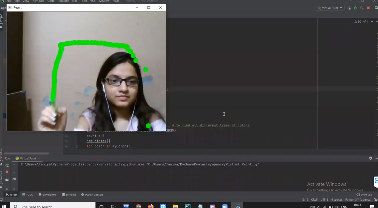
#> input picture vp.PNG, 378 x 208 px, given in place of the camera
$ python 'Virtual Paint.py'
#> lines starting #> are read from the running program, lines starting #| are printed output that depends on the picture; after the words box and inside, x2 and y2 are one past the last pixel; in counts of white or black regions, pixels touching at a corner belong together
#> further down, img is the input picture: shape (208, 378, 3); mean B, G, R 71.8, 73.3, 73.8
import cv2
import numpy as np

frameWidth = 640
frameHeight = 480
cap = cv2.VideoCapture(0) #webcam
cap.set(3,frameWidth) #width
cap.set(4,frameHeight) #height
cap.set(10,150) #control brightness

myColors = [#[0,140,0,97,255,255], #orange
            [39,56,121,80,220,249], #green
            [90,48,0,118,255,255]] #blue
            #[123,78,63,179,224,206]] #red
myColorValues = [#[51,153,255],  # BGR format
                 [0,255,0],
                 [255,0,0]]
                 #[0,0,255]]

myPoints = []  #[x, y, colorId]

def findColor(img,myColors,myColorValues):     # to find all different types of colors
    imgHSV = cv2.cvtColor(img, cv2.COLOR_BGR2HSV)
#> imgHSV: shape (208, 378, 3); mean H, S, V 109, 23.9, 77.1
    count = 0
    newPoints=[]
    for color in myColors:
        lower = np.array(color[0:3])
        upper = np.array(color[3:6])
        mask = cv2.inRange(imgHSV, lower, upper)
        x,y = getContours(mask)
        cv2.circle(imgResult,(x,y),10,myColorValues[count],cv2.FILLED)
        if x!=0 and y!=0:
            newPoints.append([x,y,count])
        count +=1
#> this loop made 2 passes
#> (x, y) on passes 1 to 2: (0, 0), (0, 0)
#> pass 1, in findColor, `mask = cv2.inRange(imgHSV, lower, upper)`:
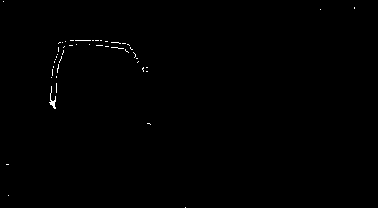
#> mask: shape (208, 378); 0.3% white in thin lines or dots
#> pass 2, in findColor, `mask = cv2.inRange(imgHSV, lower, upper)`:
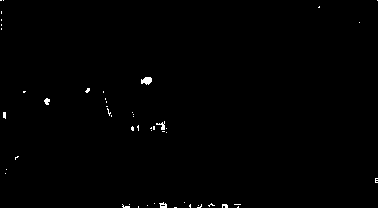
#> mask: shape (208, 378); 0.48% white in thin lines or dots
#> after the loop: imgResult: shape (208, 378, 3); 0.11% of pixels changed, all inside (x1, y1, x2, y2) = (0, 0, 11, 11)
#> after the loop, count = 2; newPoints = []
        #cv2.imshow(str(color[0]),mask)
    return newPoints

def getContours(img):
    contours,hierarchy = cv2.findContours(img,cv2.RETR_EXTERNAL,cv2.CHAIN_APPROX_NONE)
    x,y,w,h = 0,0,0,0
    for cnt in contours:
        area = cv2.contourArea(cnt)
        if area>500:
            #cv2.drawContours(imgResult,cnt,-1,(255,0,0),3)
            peri = cv2.arcLength(cnt,True)
            approx = cv2.approxPolyDP(cnt,0.02*peri,True)
            x, y, w, h = cv2.boundingRect(approx)
    return x+w//2,y

def drawOnCanvas(myPoints,myColorValues):
    for point in myPoints:
        cv2.circle(imgResult, (point[0], point[1]), 10, myColorValues[point[2]], cv2.FILLED)


while True:
    success, img = cap.read()
    imgResult = img.copy()
    newPoints = findColor(img,myColors,myColorValues)
#> newPoints = []
    if len(newPoints)!=0:
        for newP in newPoints:
            myPoints.append(newP)
    if len(myPoints)!=0:
        drawOnCanvas(myPoints,myColorValues)
    cv2.imshow("Result",imgResult)
    if cv2.waitKey(1) & 0xFF ==ord('q'):
#> (key q is pressed here)
        break
